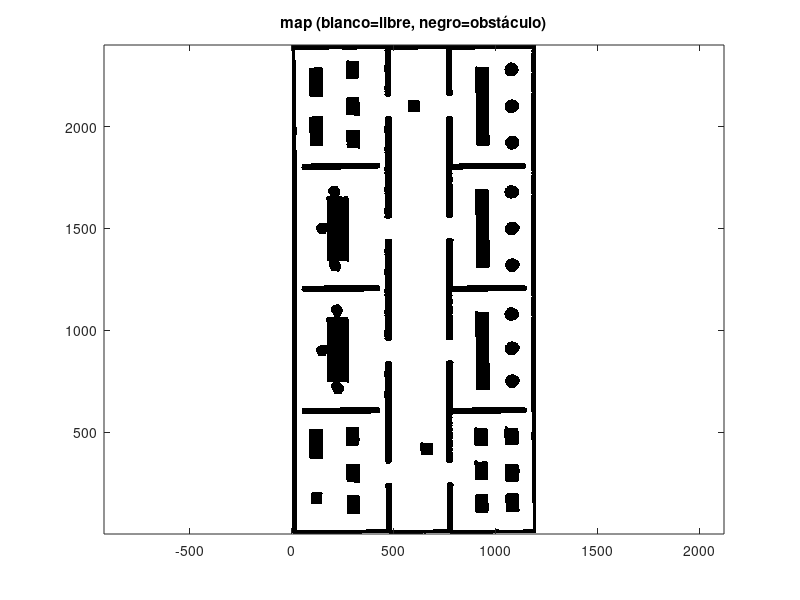

Recreate this plot in MATLAB.
dt = 0.2;
T_max = 40;

robotName = 'Marvin';
laserName = 'LMS100';

goal_poses = [
    10,  10, 0;
    18,  18, pi/2;
    17,  3, pi/2;
    25,  18.5, pi;
    22,  3, 0;
    32,  16.5, pi/2;
    32,  5, pi/2;
    5.5,  5.5, pi;
];

sensor_y_offset = 0.1;

mission_params.hold_time = 5.0;      % segundos
mission_params.goal_tol  = 0.25;     % m (tolerancia para “llegué al goal”)
mission_params.th_tol    = deg2rad(20); % opcional, tolerancia angular
planner_params.hold_time = 10;   % segundos de espera en cada goal (entre segmentos)

Xmax = 40; 
Ymax = 20;

S = load('models/Factory_map_two_cone.mat'); % Cargar mapa de /model
fn = fieldnames(S);
bin = S.(fn{1});

% bin==0 es obstáculo  -> map: 1 libre, 0 obstáculo
map = double(bin ~= 0);

% Queremos filas = X (alto=40m) y cols = Y (ancho=20m)
if size(map,1) < size(map,2)
    map = map';     % "para" el mapa (lo pone como tu foto correcta)
end

% X=0 abajo (porque MATLAB pone fila 1 arriba)
%map = flipud(map);

planner_params.Xmax = Xmax;
planner_params.Ymax = Ymax;


figure; imagesc(map); axis equal tight; colormap gray;
title('map (blanco=libre, negro=obstáculo)');
set(gca,'YDir','normal');


ROBOT_TYPE = 'DIFFERENTIAL';
PLANNER_TYPE = 'A*';
ESTIMATOR_TYPE = 'EKF';
CONTROLLER_TYPE = 'PID';
SENSOR_TYPE = 'BEACONS';
CONTROLLER_TYPE2 = 'REACTIVE';

switch ROBOT_TYPE
    case 'DIFFERENTIAL'
        robot_params.sensor_y_offset = sensor_y_offset;
        f_robot = @differential_robot;
end

switch PLANNER_TYPE
    case 'A*'
        planner_params.resolution = 0.01;

        planner_params.origin_x = 0;     % coordenada mundo del píxel (col=cols)
        planner_params.origin_y = 0;     % coordenada mundo del píxel (row=rows)
        planner_params.debug = true;

        planner_params.lethal_radius = 0.08;   % colisión real (lo que antes era inflate_radius)
        planner_params.cost_gain     = 80; % penalización cerca de obstáculo
        planner_params.max_iterations = 3000000; % más realista que 1000
        f_planner = @a_star;                   % queda igual
end

switch CONTROLLER_TYPE
    case 'PID'
        controller_params.Kp_v = 1.5;
        controller_params.Kp_w = 1.3;
        f_controller = @ctrl_pid;
end


switch CONTROLLER_TYPE2
    case 'REACTIVE'
        % -------- Reactive (LaserData) params --------
        reactive_params.range_min = 0.05;
        reactive_params.range_max = 10.0;
        reactive_params.w_escape = 1.2;   % giro fuerte en emergencia

        % LMS100 típico: ~270° y 541 medidas (depende de xml)
        % Si no estás segura, empieza con [-pi/2, pi/2] y ajusta
        reactive_params.ang_min = -3*pi/4;
        reactive_params.ang_max =  3*pi/4;
        
        reactive_params.front_half_angle = deg2rad(35);  % +/- 20° frente
        reactive_params.side_angle       = deg2rad(100);  % costados
        
        reactive_params.d_slow = 1.30;   % empieza a reaccionar
        reactive_params.d_stop = 0.45;   % se para si está muy cerca
        
        reactive_params.v_slow = 0.15;  % velocidad "de seguridad"
        
        reactive_params.k_w = 0.9;      % giro evasivo
        
        reactive_params.v_min = -0.15;
        reactive_params.v_max = 0.6;    % ajusta a tu robot
        reactive_params.w_max = 1.8;
        
        reactive_params.d_min = 0.80;      % 0.8 distancia mínima deseada (seguridad)
        
        
        reactive_params.escape_steps = 12; % 12 pasos * dt=0.1 => 1.2s escapando
        reactive_params.v_back = -0.08;    % retroceso suave (m/s) para despegarse
        


end 
        

switch ESTIMATOR_TYPE
    case 'EKF'
        % estimator_params.Q = diag([2.2188e-05,9.6568e-07]);
        % estimator_params.R = diag([2.5018e-04,3.7769e-04]);
        estimator_params.Q = diag([0.2871,0.1084]*1.0e-03*20);
        estimator_params.R = diag([0.0162,0.0013]*20);
        estimator_params.sensor_y_offset = sensor_y_offset;
        estimator_params.correction_factor = 0.02;
        f_estimator = @ekf;
end

switch SENSOR_TYPE
    case 'BEACONS'
        sensor_params.beacons_pos = [
            6.00,  7.00;
            8.60, 11.00;
            12.00, 9.80;
            16.00, 7.00;
            7.05,  8.55;
            15.30, 2.15;
            16.05, 15.65;
            24.00, 9.65;
            16.00, 12.00;
            24.15, 12.00;
            25.00, 15.65;
            29.00, 9.00;
            35.00, 10.00;
            24.65, 7.25;
            34.80, 7.25;
            35.50, 12.10;
            15.35, 4.95;
            25.35, 4.95;
            25.00, 2.15;
            35.00, 4.25;
            35.00, 2.35;
            3.75,  12.00;
            3.20,  18.10;
            36.20, 17.45;
            32.10, 17.65
        ];
        sensor_params.correction_factor = 0.02;
        f_sensors = @beacons_sensor;

end
